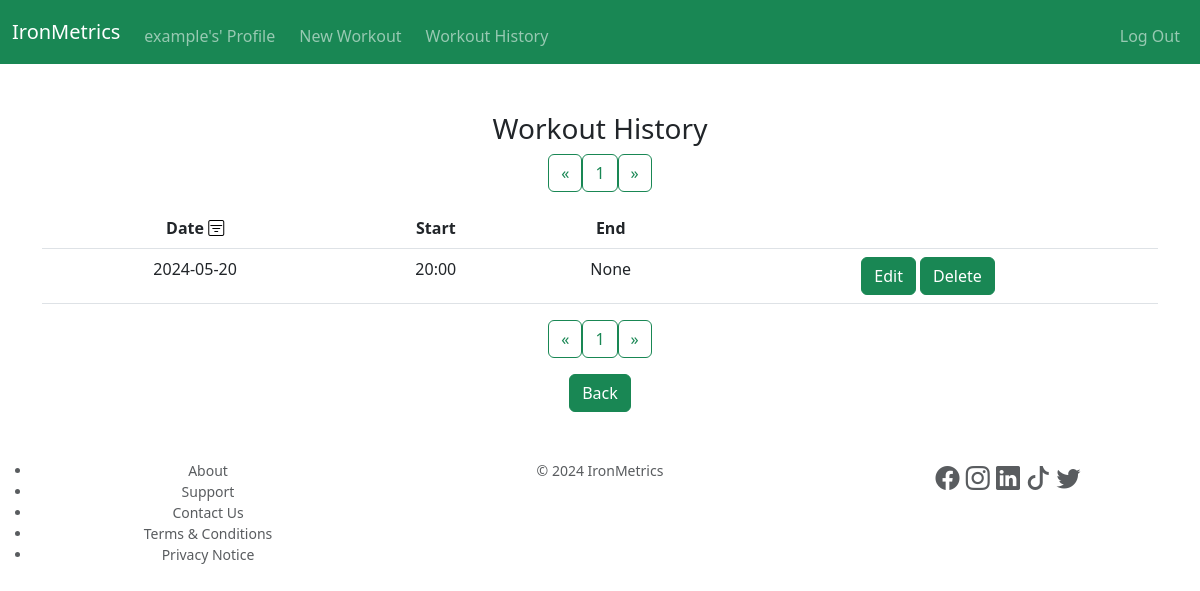
/workouthistory (signed in), run on an earlier commit of the app's database.
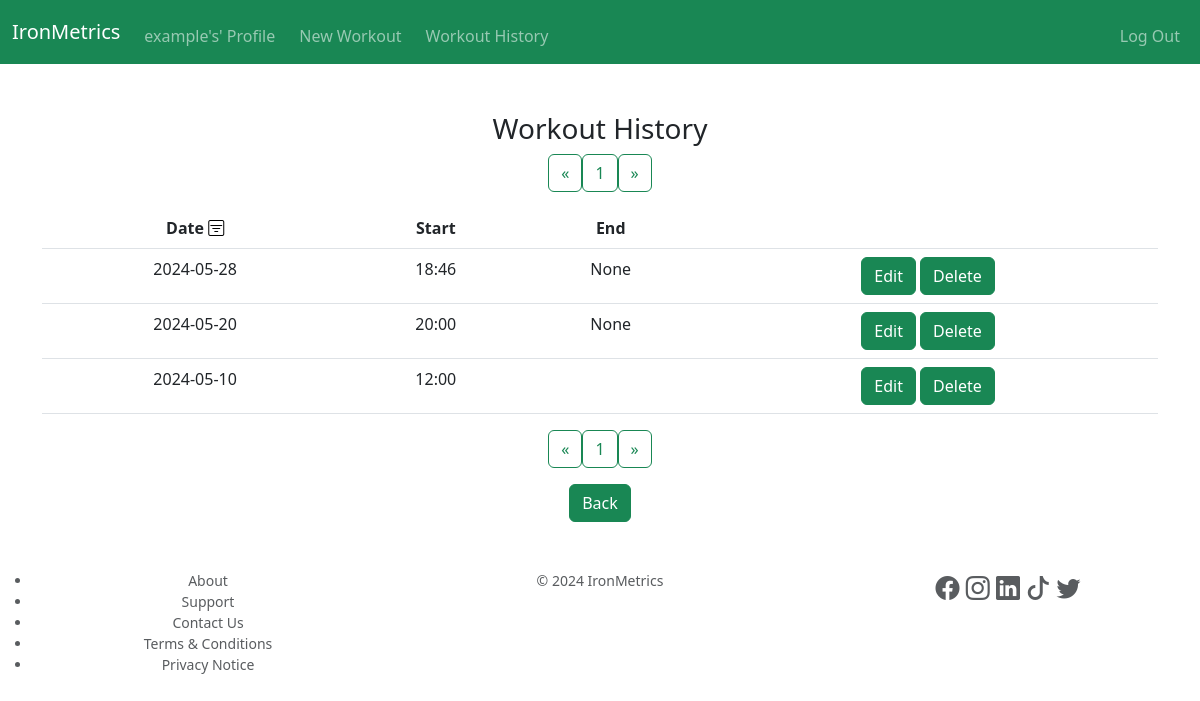
And on a later commit of the database.
### tables this page shows
CREATE TABLE workout (
	id INTEGER PRIMARY KEY AUTOINCREMENT NOT NULL,
	user_id INTEGER NOT NULL,
	date TEXT NOT NULL,
	start_time TEXT,
	end_time TEXT,
	name TEXT,
	note TEXT,
	FOREIGN KEY (user_id) REFERENCES user (id)
	ON UPDATE CASCADE
	ON DELETE CASCADE
);

### app.py (the view, shortened to what this page needs)
@app.route("/workouthistory", methods=["GET", "POST"])
@login_required
def workouthistory():
    user_id = session.get("user_id", None)
    workouts_sum = db.execute("SELECT COUNT() sum FROM workout WHERE user_id = ?;", user_id)[0].get("sum", None)
    workouts_per_page = 10
    number_of_pages = math.ceil(workouts_sum / workouts_per_page)
    pages = list(range(1, number_of_pages + 1))
    if session.get("workout_history_page", None) == None:
        session["workout_history_page"] = 1
    current_page = session.get("workout_history_page", None)
    row_num_start = (current_page - 1) * workouts_per_page
    row_num_end = current_page * workouts_per_page
    if session.get("workout_history_date_order_switch", None) == None:
        session["workout_history_date_order_switch"] = "DESC"
    if session["workout_history_date_order_switch"] == "DESC":
        workout_history = db.execute("""
                                    WITH t AS (
                                    SELECT ROW_NUMBER () OVER (ORDER BY date DESC) row_num,
                                    id,
                                    date,
                                    start_time,
                                    end_time
                                    FROM workout
                                    WHERE user_id = ?
                                    )
                                    SELECT * FROM t WHERE row_num > ? AND row_num <= ?;

                                    """, user_id, row_num_start, row_num_end)
    return render_template("workouthistory.html", workout_history=workout_history, pages=pages)

### app.py (called while the page is built)
@app.after_request
def after_request(response):
    response.headers["Cache-Control"] = "no-cache, no-store, must-revalidate"
    response.headers["Expires"] = 0
    response.headers["Pragma"] = "no-cache"
    return response

### helpers.py (called while the page is built)
def login_required(f):
    @wraps(f)
    def decorated_function(*args, **kwargs):
        if session.get("user_id") is None:
            return redirect(url_for("login"))
        return f(*args, **kwargs)
    return decorated_function

### templates/workouthistory.html (shortened to what this page needs)
{% extends "base.html" %}
{% block main %}
<div class="container">
    <h3>Workout History</h3>
    <nav aria-label="Top workout history page navigation">
        <ul class="pagination justify-content-center">
          <li class="page-item">
            <form action="/workouthistory" method="post" id="prev-page" style="display: inline;">
              <button type="submit" form="prev-page" class="btn btn-outline-success">&laquo;</button>
            </form>
          </li>
          {% for page in pages %}
          <li class="page-item">
            <form action="/workouthistory" method="post" id="change-page{{ page }}" style="display: inline;">
              <button type="submit" form="change-page{{ page }}" class="btn btn-outline-success">{{ page }}</button>
            </form>
          </li>
          {% endfor %}
            <form action="/workouthistory" method="post" id="next-page" style="display: inline;">
              <button type="submit" form="next-page" class="btn btn-outline-success">&raquo;</button>
            </form>
        </ul>
    </nav>
    <table class="table">
        <thead>
            <tr>
                <th>
                  Date
                  <form action="/workouthistory" method="post" id="date-sort" style="display: inline;">
                    <button type="submit" form="date-sort" class="bi bi-filter-square" style="border: none; background-color: inherit; padding: inherit; display: inline-block;"></button>
                  </form>
                </th>
                <th>Start</th>
                <th>End</th>
                <th></th>
            </tr>
        </thead>
        <tbody>
            {% for workout in workout_history %}
                <tr>
                    <td>{{ workout.date }}</td>
                    <td>{{ workout.start_time }}</td>
                    <td>{{ workout.end_time }}</td>
                    <td>
                        <form action="/workouthistory" method="post" id="edit-workout{{ workout.id }}" style="display: inline;">
                            <button type="submit" form="edit-workout{{ workout.id }}" class="btn btn-success">Edit</button>
                        </form>
                        <form action="/workouthistory" method="post" id="delete-workout{{ workout.id }}" style="display: inline;">
                            <button type="submit" form="delete-workout{{ workout.id }}" class="btn btn-success">Delete</button>
                        </form>
                    </td>
                </tr>
            {% endfor %}
        </tbody>
    </table>
    <nav aria-label="Bottom workout history page navigation">
      <ul class="pagination justify-content-center">
        <li class="page-item">
          <form action="/workouthistory" method="post" id="prev-page" style="display: inline;">
            <button type="submit" form="prev-page" class="btn btn-outline-success">&laquo;</button>
          </form>
        </li>
        {% for page in pages %}
        <li class="page-item">
          <form action="/workouthistory" method="post" id="change-page{{ page }}" style="display: inline;">
            <button type="submit" form="change-page{{ page }}" class="btn btn-outline-success">{{ page }}</button>
          </form>
        </li>
        {% endfor %}
          <form action="/workouthistory" method="post" id="next-page" style="display: inline;">
            <button type="submit" form="next-page" class="btn btn-outline-success">&raquo;</button>
          </form>
      </ul>
    </nav>
    <button type="button" class="btn btn-success" onclick="history.back()">Back</button>
</div>
{% endblock %}

### templates/base.html (shortened to what this page needs)
<!DOCTYPE html>
<html lang="en">
    <head>
        <link href="https://cdn.jsdelivr.net/npm/bootstrap@5.3.0-alpha3/dist/css/bootstrap.min.css" rel="stylesheet">
        <link rel="stylesheet" href="https://cdn.jsdelivr.net/npm/bootstrap-icons@1.10.5/font/bootstrap-icons.css">
        <link rel="stylesheet" href="static/style.css">
    </head>
    <body>
        <nav class="navbar navbar-expand-lg bg-success" data-bs-theme="dark">
            <div class="container-fluid">
                <a class="navbar-brand" href="/"><span>IronMetrics</span></a>
                <div class="collapse navbar-collapse" id="navbar">
                    {% if session["user_id"] %}
                        <ul class="navbar-nav me-2 mt-2">
                            <li class="nav-item"><a class="nav-link" href="/profile">{{ session["user_name"] }}'s' Profile</a></li>
                        </ul>
                        <ul class="navbar-nav me-2 mt-2">
                            <li class="nav-item"><a class="nav-link" href="/createworkout">New Workout</a></li>
                        </ul>
                        <ul class="navbar-nav me-2 mt-2">
                            <li class="nav-item"><a class="nav-link" href="/workouthistory">Workout History</a></li>
                        </ul>
                        <ul class="navbar-nav ms-auto mt-2">
                            <li class="nav-item"><a class="nav-link" href="/logout">Log Out</a></li>
                        </ul>
                    {% endif %}
                </div>
            </div>
        </nav>
        <main class="container-fluid py-5 text-center">
            {% block main %}{% endblock %}
        </main>
        <footer class="mb-5 small text-center text-muted">
            <div>
                <div class="row">
                    <div class="col">
                        <ul>
                            <li>About</li>
                            <li>Support</li>
                            <li>Contact Us</li>
                            <li>Terms & Conditions</li>
                            <li>Privacy Notice</li>
                        </ul>
                    </div>
                    <div class="col">
                        © 2024 IronMetrics
                    </div>
                    <div class="col" style="font-size: x-large;">
                        <i class="bi bi-facebook"></i>
                        <i class="bi bi-instagram"></i>
                        <i class="bi bi-linkedin"></i>
                        <i class="bi bi-tiktok"></i>
                        <i class="bi bi-twitter"></i>
                    </div>
                </div>
            </div>
        </footer>
    </body>
</html>

### static/style.css (style rules this page uses)
:root { --main-colour:#000000; --secondary-colour:#FFFFFF; --tertiary-colour:#dc0000; }

What changed in the data, as far as the page shows it:
added workout: date "2024-05-28", start_time "18:46", end_time "None"
added workout: date "2024-05-10", start_time "12:00"
